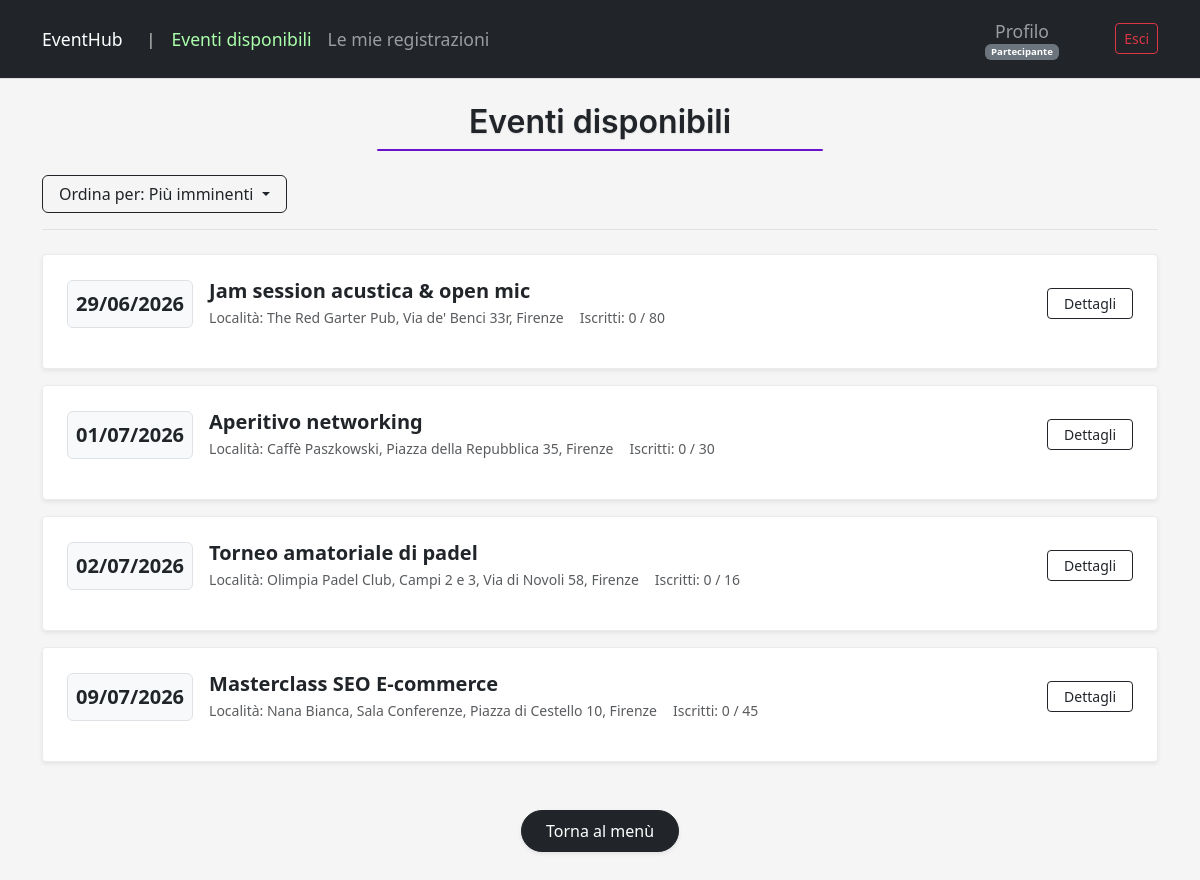
Before: /events/ (signed in) with the older database file.
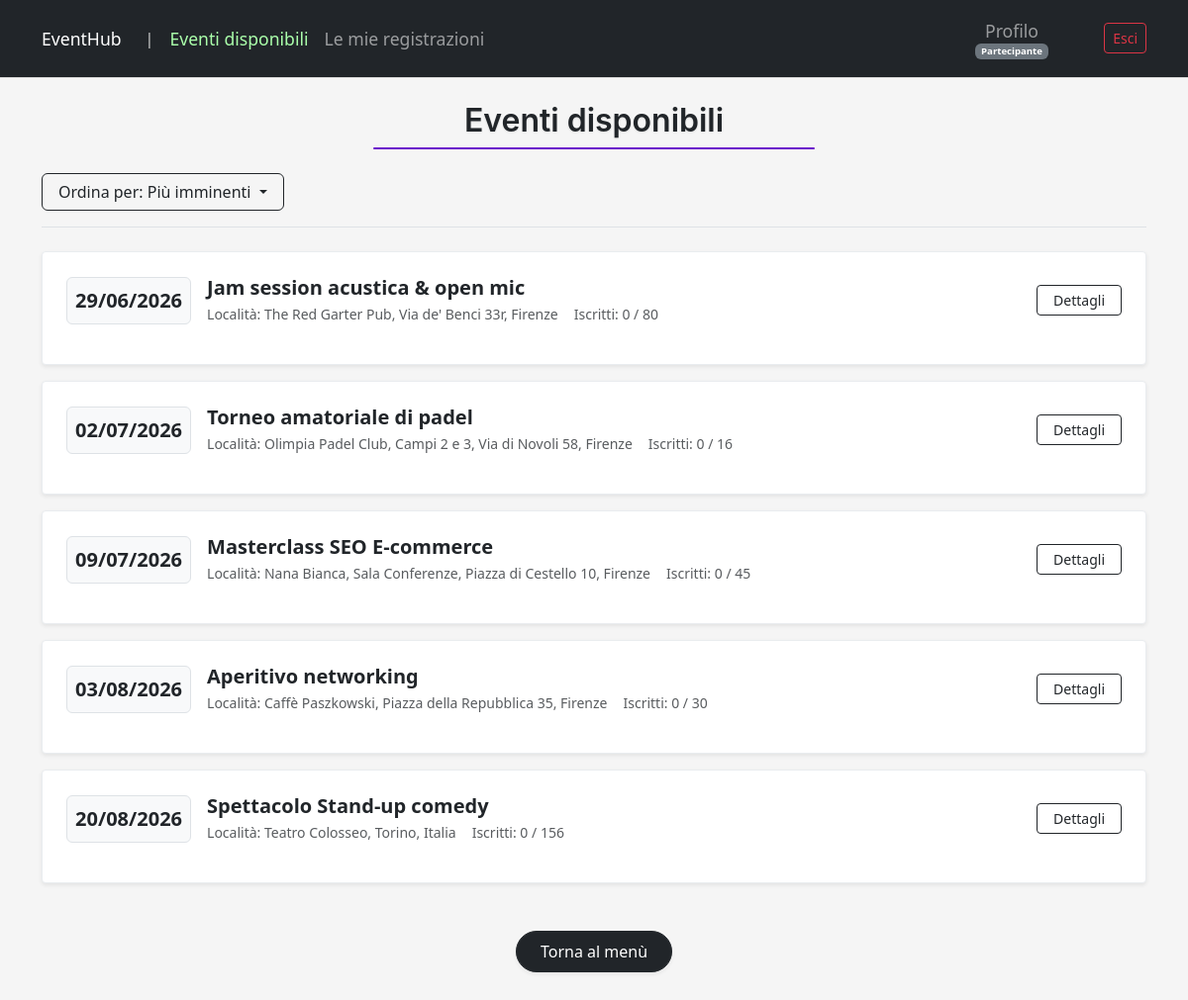
After: the same page with the newer database file.
### eventhub/services/models.py (models this page shows, shortened)
class Event(models.Model):
    title = models.CharField(max_length=50)
    description = models.TextField()
    date = models.DateTimeField()
    location = models.CharField(max_length=100)
    max_capacity = models.PositiveIntegerField(null=True, blank=True)
    organizer = models.ForeignKey(
        settings.AUTH_USER_MODEL,
        on_delete=models.CASCADE,
        related_name='organized_events',
        limit_choices_to={'user_type': 'organizer'}
    )

### eventhub/services/views.py (the view)
# urls.py: path('events/', EventListView.as_view(), name='view_events'),
class EventListView(LoginRequiredMixin, ListView):
    model = Event
    template_name = 'services/view_events.html'
    context_object_name = 'events'
    def get_queryset(self):
        qs = Event.objects.annotate(num_registrations=Count('registrations'))
        order_by = self.request.GET.get('order_by')
        if order_by == 'date_desc':
            qs = qs.order_by('-date')
        elif order_by == 'date_asc':
            qs = qs.order_by('date')
        elif order_by == 'full_desc':
            qs = qs.order_by('-num_registrations')
        elif order_by == 'full_asc':
            qs = qs.order_by('num_registrations')
        else:
            qs = qs.order_by('date')
        if self.request.user.is_authenticated:
            qs = qs.exclude(registrations__user=self.request.user)
            user_type = getattr(self.request.user, 'user_type', None)
            if user_type == 'organizer':
                qs = qs.exclude(organizer=self.request.user)
        return qs

### eventhub/services/templates/services/view_events.html (shortened to what this page needs)
{% extends "services/base.html" %}
{% block content %}
<div class="text-center mb-4">
    <h2 class="page-title">Eventi disponibili</h2>
</div>
<div class="d-flex flex-column flex-md-row justify-content-between align-items-md-center gap-3 mb-4 pb-3 border-bottom">
    <div class="dropdown">
        <button class="btn btn-outline-dark dropdown-toggle px-3" type="button" id="sortDropdown"
            data-bs-toggle="dropdown" aria-expanded="false">
            Ordina per:
            {% if request.GET.order_by == 'date_desc' %}
            Meno imminenti
            {% elif request.GET.order_by == 'full_desc' %}
            Più pieni
            {% elif request.GET.order_by == 'full_asc' %}
            Meno pieni
            {% else %}
            Più imminenti
            {% endif %}
        </button>
    </div>
</div>
{% if events %}
<div class="d-flex flex-column gap-3">
    {% for event in events %}
    <div class="card border border-light-subtle shadow-sm event-list-card">
        <div class="card-body p-3 p-md-4">
            <div class="row align-items-center g-3">
                <div class="col-12 col-md-auto d-flex justify-content-start justify-content-md-center">
                    <div class="border rounded bg-light text-center p-2" style="min-width: 110px;">
                        <span class="d-block fs-5 fw-bold text-dark">{{ event.date|date:"d/m/Y" }}</span>
                    </div>
                </div>
                <div class="col-12 col-md flex-grow-1">
                    <div class="d-flex align-items-center gap-2 mb-1 flex-wrap">
                        <h3 class="h5 fw-bold mb-0">
                            <a href="{% url 'event_detail' event.id %}"
                                class="text-decoration-none text-dark link-primary">
                                {{ event.title }}
                            </a>
                        </h3>
                    </div>
                    <div class="d-flex flex-wrap gap-3 text-muted small mb-0">
                        <span>Località: {{ event.location }}</span>
                        {% if event.max_capacity %}
                        <span>Iscritti: {{ event.registrations.count }} / {{ event.max_capacity }}</span>
                        {% else %}
                        <span>Iscritti: {{ event.registrations.count }} (Illimitati)</span>
                        {% endif %}
                    </div>
                </div>
                <div
                    class="col-12 col-md-auto text-md-end d-flex flex-row flex-md-column gap-2 justify-content-between align-items-center align-items-md-end">
                    <a href="{% url 'event_detail' event.id %}" class="btn btn-outline-dark btn-sm px-3">
                        Dettagli
                    </a>
                </div>
            </div>
        </div>
    </div>
    {% endfor %}
</div>
{% else %}
<div class="text-center py-5 bg-white border border-light-subtle rounded shadow-sm">
    <p class="lead text-secondary mb-0">Nessun evento disponibile al momento</p>
</div>
{% endif %}
<div class="text-center mt-5">
    <a href="{% url 'home' %}" class="btn btn-dark px-4 py-2 rounded-pill shadow-sm">Torna al menù</a>
</div>
{% endblock %}

### eventhub/services/templates/services/base.html (shortened to what this page needs)
{% load static %}
<!DOCTYPE html>
<html lang="it">
<head>
    <link href="https://cdn.jsdelivr.net/npm/bootstrap@5.3.0/dist/css/bootstrap.min.css" rel="stylesheet">
    <link href="{% static 'services/css/custom.css' %}" rel="stylesheet">
</head>
<body>
    <nav class="navbar navbar-expand-lg navbar-dark bg-dark mb-4">
        <div class="container">
            <a class="navbar-brand" href="{% url 'home' %}">EventHub</a>
            <span class="navbar-separator mx-2">|</span>
            <div class="collapse navbar-collapse" id="navbarNav">
                <ul class="navbar-nav me-auto">
                    {% if request.user.is_authenticated %}
                    <li class="nav-item">
                        <a class="nav-link{% if request.resolver_match.url_name == 'view_events' %} disabled{% endif %}"
                            href="{% if request.resolver_match.url_name != 'view_events' %}{% url 'view_events' %}{% else %}#{% endif %}">
                            Eventi disponibili</a>
                    </li>
                    {% if request.user.user_type != 'admin' %}
                    <li class="nav-item">
                        <a class="nav-link{% if request.resolver_match.url_name == 'my_registrations' %} disabled{% endif %}"
                            href="{% if request.resolver_match.url_name != 'my_registrazioni' %}{% url 'my_registrations' %}{% else %}#{% endif %}">Le
                            mie registrazioni</a>
                    </li>
                    {% endif %}
                    {% endif %}
                </ul>
                <ul class="navbar-nav ms-auto align-items-center gap-2">
                    {% if request.user.is_authenticated %}
                    <li class="nav-item text-center d-flex flex-column align-items-center me-5">
                        {% if request.resolver_match.url_name != 'user_profile' %}
                        <a class="nav-link py-0" href="{% url 'user_profile' %}">Profilo</a>
                        {% else %}
                        <span class="nav-link py-0">Profilo</span>
                        {% endif %}
                        <span class="badge bg-secondary mt" style="font-size: 0.60rem;">
                            {% if request.user.user_type == 'admin' %}Amministratore{% elif request.user.user_type == 'organizer' %}Organizzatore{% else %}Partecipante{% endif %}
                        </span>
                    </li>
                    <li class="nav-item">
                        <form method="post" action="{% url 'logout' %}" class="d-inline m-0">
                            <button type="submit" class="btn btn-outline-danger btn-sm">Esci</button>
                        </form>
                    </li>
                    {% endif %}
                </ul>
            </div>
        </div>
    </nav>
    <main class="main-content">
        <div class="container">
            {% block content %}{% endblock %}
        </div>
    </main>
</body>
</html>

### eventhub/services/static/services/css/custom.css (style rules this page uses)
body { background-color: #f5f5f5; color: #333333; }
.navbar { border-bottom: 1px solid #dddddd; margin-bottom: 20px; }
.navbar .container { padding-top: 0.6rem; padding-bottom: 0.6rem; }
.navbar .nav-link, .navbar .navbar-brand { font-size: 1.1rem; }
.card { margin-bottom: 20px; border-radius: 4px; }
.main-content { padding-bottom: 40px; }
.event-list-card { margin-bottom: 0px !important; }
@media (min-width: 768px) { .event-list-card { min-height: 115px; } }
.page-title { font-family: 'Inter', sans-serif; font-size: 2rem; font-weight: 600; text-align: center; margin-bottom: 0.75rem; position: relative; color: #212529; width: 100%; display: block; }
.page-title::after { content: ""; display: block; width: 40%; height: 2px; margin: 0.5rem auto 0; background: #6a11cb; border-radius: 1px; }
.page-title { text-shadow: 0 1px 2px rgba(0, 0, 0, 0.1); }
.navbar-nav .nav-link.disabled { color: #aaffaa !important; cursor: default; pointer-events: none; opacity: 1 !important; }
.navbar-dark .navbar-nav .nav-link.disabled { color: #aaffaa !important; }
.navbar-separator { color: #d3d3d3; user-select: none; }

Changed rows visible on the page:
changed Event "Aperitivo networking": date "01/07/2026" → "03/08/2026"; moves down the list
added Event: date "20/08/2026", title "Spettacolo Stand-up comedy", location "Teatro Colosseo, Torino, Italia", registrations.count "0", max_capacity "156"
